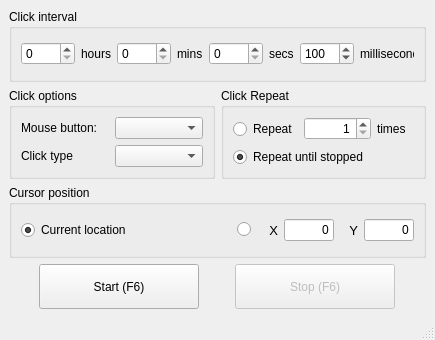
<?xml version="1.0" encoding="UTF-8"?>
<ui version="4.0">
 <class>MainWindow</class>
 <widget class="QMainWindow" name="MainWindow">
  <property name="enabled">
   <bool>true</bool>
  </property>
  <property name="geometry">
   <rect>
    <x>0</x>
    <y>0</y>
    <width>435</width>
    <height>340</height>
   </rect>
  </property>
  <property name="sizePolicy">
   <sizepolicy hsizetype="Fixed" vsizetype="Fixed">
    <horstretch>0</horstretch>
    <verstretch>0</verstretch>
   </sizepolicy>
  </property>
  <property name="minimumSize">
   <size>
    <width>435</width>
    <height>340</height>
   </size>
  </property>
  <property name="maximumSize">
   <size>
    <width>435</width>
    <height>340</height>
   </size>
  </property>
  <property name="baseSize">
   <size>
    <width>435</width>
    <height>340</height>
   </size>
  </property>
  <property name="windowTitle">
   <string>Auto_clicker_py</string>
  </property>
  <property name="windowIcon">
   <iconset>
    <normaloff>../../../assets/img/icon.ico</normaloff>../../../assets/img/icon.ico</iconset>
  </property>
  <widget class="QWidget" name="main_centralWidget">
   <layout class="QVBoxLayout" name="verticalLayout">
    <item>
     <widget class="QGroupBox" name="clickInterval_groupBox">
      <property name="title">
       <string>Click interval</string>
      </property>
      <property name="flat">
       <bool>false</bool>
      </property>
      <layout class="QHBoxLayout" name="horizontalLayout">
       <item>
        <widget class="QSpinBox" name="hours_spinBox">
         <property name="maximum">
          <number>9999</number>
         </property>
        </widget>
       </item>
       <item>
        <widget class="QLabel" name="hours_label">
         <property name="text">
          <string>hours</string>
         </property>
        </widget>
       </item>
       <item>
        <widget class="QSpinBox" name="mins_spinBox">
         <property name="maximum">
          <number>9999</number>
         </property>
        </widget>
       </item>
       <item>
        <widget class="QLabel" name="mins_label">
         <property name="text">
          <string>mins</string>
         </property>
        </widget>
       </item>
       <item>
        <widget class="QSpinBox" name="secs_spinBox">
         <property name="maximum">
          <number>9999</number>
         </property>
        </widget>
       </item>
       <item>
        <widget class="QLabel" name="secs_label">
         <property name="text">
          <string>secs</string>
         </property>
        </widget>
       </item>
       <item>
        <widget class="QSpinBox" name="ms_spinBox">
         <property name="minimum">
          <number>1</number>
         </property>
         <property name="maximum">
          <number>9999</number>
         </property>
         <property name="value">
          <number>100</number>
         </property>
        </widget>
       </item>
       <item>
        <widget class="QLabel" name="ms_label">
         <property name="text">
          <string>milliseconds</string>
         </property>
        </widget>
       </item>
      </layout>
     </widget>
    </item>
    <item>
     <layout class="QHBoxLayout" name="optionsRepeat_horizontalLayout">
      <item>
       <widget class="QGroupBox" name="clickOptions_groupBox">
        <property name="title">
         <string>Click options</string>
        </property>
        <layout class="QVBoxLayout" name="verticalLayout_2">
         <item>
          <layout class="QHBoxLayout" name="mouseButton_horizontalLayout">
           <item>
            <widget class="QLabel" name="mouseButton_label">
             <property name="text">
              <string>Mouse button:</string>
             </property>
            </widget>
           </item>
           <item>
            <widget class="QComboBox" name="mouseButton_comboBox"/>
           </item>
          </layout>
         </item>
         <item>
          <layout class="QHBoxLayout" name="clickType_horizontalLayout">
           <item>
            <widget class="QLabel" name="clickType_label">
             <property name="text">
              <string>Click type</string>
             </property>
            </widget>
           </item>
           <item>
            <widget class="QComboBox" name="clickType_comboBox"/>
           </item>
          </layout>
         </item>
        </layout>
       </widget>
      </item>
      <item>
       <widget class="QGroupBox" name="clickRepeat_groupBox">
        <property name="title">
         <string>Click Repeat</string>
        </property>
        <layout class="QVBoxLayout" name="verticalLayout_3">
         <item>
          <layout class="QHBoxLayout" name="repeat_horizontalLayout">
           <item>
            <widget class="QRadioButton" name="repeat_radioButton">
             <property name="text">
              <string>Repeat</string>
             </property>
            </widget>
           </item>
           <item>
            <widget class="QSpinBox" name="repeat_spinBox">
             <property name="alignment">
              <set>Qt::AlignRight|Qt::AlignTrailing|Qt::AlignVCenter</set>
             </property>
             <property name="minimum">
              <number>1</number>
             </property>
             <property name="maximum">
              <number>999999999</number>
             </property>
            </widget>
           </item>
           <item>
            <widget class="QLabel" name="repeat_label">
             <property name="text">
              <string>times</string>
             </property>
            </widget>
           </item>
          </layout>
         </item>
         <item>
          <layout class="QHBoxLayout" name="repeatUntilStopped_horizontalLayout">
           <item>
            <widget class="QRadioButton" name="repeatUntilStopped_radioButton">
             <property name="text">
              <string>Repeat until stopped</string>
             </property>
             <property name="checked">
              <bool>true</bool>
             </property>
            </widget>
           </item>
          </layout>
         </item>
        </layout>
       </widget>
      </item>
     </layout>
    </item>
    <item>
     <widget class="QGroupBox" name="cursorPosition_groupBox">
      <property name="title">
       <string>Cursor position</string>
      </property>
      <layout class="QHBoxLayout" name="horizontalLayout_2">
       <item>
        <widget class="QRadioButton" name="currentLocation_radioButton">
         <property name="text">
          <string>Current location</string>
         </property>
         <property name="checked">
          <bool>true</bool>
         </property>
        </widget>
       </item>
       <item>
        <spacer name="cursorPosition_horizontalSpacer">
         <property name="orientation">
          <enum>Qt::Horizontal</enum>
         </property>
         <property name="sizeType">
          <enum>QSizePolicy::Fixed</enum>
         </property>
         <property name="sizeHint" stdset="0">
          <size>
           <width>100</width>
           <height>20</height>
          </size>
         </property>
        </spacer>
       </item>
       <item>
        <widget class="QRadioButton" name="customLocation_radioButton">
         <property name="text">
          <string/>
         </property>
        </widget>
       </item>
       <item>
        <widget class="QLabel" name="X_label">
         <property name="font">
          <font>
           <pointsize>10</pointsize>
          </font>
         </property>
         <property name="text">
          <string>X</string>
         </property>
         <property name="alignment">
          <set>Qt::AlignRight|Qt::AlignTrailing|Qt::AlignVCenter</set>
         </property>
        </widget>
       </item>
       <item>
        <widget class="QLineEdit" name="X_lineEdit">
         <property name="sizePolicy">
          <sizepolicy hsizetype="Fixed" vsizetype="Fixed">
           <horstretch>0</horstretch>
           <verstretch>0</verstretch>
          </sizepolicy>
         </property>
         <property name="minimumSize">
          <size>
           <width>50</width>
           <height>0</height>
          </size>
         </property>
         <property name="maximumSize">
          <size>
           <width>50</width>
           <height>16777215</height>
          </size>
         </property>
         <property name="text">
          <string notr="true">0</string>
         </property>
         <property name="alignment">
          <set>Qt::AlignRight|Qt::AlignTrailing|Qt::AlignVCenter</set>
         </property>
         <property name="readOnly">
          <bool>true</bool>
         </property>
        </widget>
       </item>
       <item>
        <widget class="QLabel" name="Y_label">
         <property name="font">
          <font>
           <pointsize>10</pointsize>
          </font>
         </property>
         <property name="text">
          <string>Y</string>
         </property>
         <property name="alignment">
          <set>Qt::AlignRight|Qt::AlignTrailing|Qt::AlignVCenter</set>
         </property>
        </widget>
       </item>
       <item>
        <widget class="QLineEdit" name="Y_lineEdit">
         <property name="minimumSize">
          <size>
           <width>50</width>
           <height>0</height>
          </size>
         </property>
         <property name="maximumSize">
          <size>
           <width>50</width>
           <height>16777215</height>
          </size>
         </property>
         <property name="text">
          <string notr="true">0</string>
         </property>
         <property name="alignment">
          <set>Qt::AlignRight|Qt::AlignTrailing|Qt::AlignVCenter</set>
         </property>
         <property name="readOnly">
          <bool>true</bool>
         </property>
        </widget>
       </item>
      </layout>
     </widget>
    </item>
    <item>
     <layout class="QGridLayout" name="startStop_gridLayout">
      <item row="0" column="0">
       <widget class="QPushButton" name="start_pushButton">
        <property name="sizePolicy">
         <sizepolicy hsizetype="Fixed" vsizetype="Fixed">
          <horstretch>0</horstretch>
          <verstretch>0</verstretch>
         </sizepolicy>
        </property>
        <property name="minimumSize">
         <size>
          <width>160</width>
          <height>45</height>
         </size>
        </property>
        <property name="text">
         <string>Start (F6)</string>
        </property>
       </widget>
      </item>
      <item row="0" column="1">
       <widget class="QPushButton" name="stop_pushButton">
        <property name="enabled">
         <bool>false</bool>
        </property>
        <property name="sizePolicy">
         <sizepolicy hsizetype="Fixed" vsizetype="Fixed">
          <horstretch>0</horstretch>
          <verstretch>0</verstretch>
         </sizepolicy>
        </property>
        <property name="minimumSize">
         <size>
          <width>160</width>
          <height>45</height>
         </size>
        </property>
        <property name="text">
         <string>Stop (F6)</string>
        </property>
       </widget>
      </item>
     </layout>
    </item>
   </layout>
  </widget>
  <widget class="QStatusBar" name="statusbar"/>
 </widget>
 <resources/>
 <connections/>
</ui>
